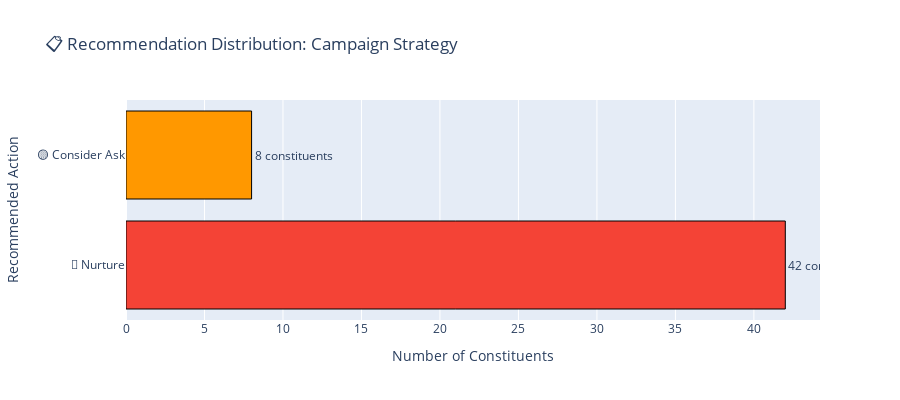

Notebook code for this chart:
### Markdown cell above
## 8. Actionable Recommendations Engine

### Code cell
# Generate recommendations for each constituent
recommendations_data = []

for idx, row in predictions.head(50).iterrows():
    churn_risk = row['churn_risk']
    upgrade_prob = row['upgrade_propensity']
    ltv = row['lifetime_value']
    
    # Decision logic
    if churn_risk > 0.7 and ltv > 100:
        action = '🔴 Save First'
        priority = 'CRITICAL'
    elif churn_risk > 0.6 and ltv > 50:
        action = '🟠 Careful Ask'
        priority = 'HIGH'
    elif upgrade_prob > 0.7:
        action = '🟢 Prime Target'
        priority = 'HIGH'
    elif upgrade_prob > 0.5:
        action = '🟡 Consider Ask'
        priority = 'MEDIUM'
    else:
        action = '💙 Nurture'
        priority = 'LOW'
    
    recommendations_data.append({
        'ID': row['constituent_id'],
        'Churn Risk': f"{churn_risk:.1%}",
        'Upgrade Prob': f"{upgrade_prob:.1%}",
        'LTV': f"${ltv:,.0f}",
        'Recommended Action': action,
        'Priority': priority
    })

recommendations_df = pd.DataFrame(recommendations_data)

# Display summary
print("\n" + "="*100)
print("ACTIONABLE RECOMMENDATIONS SAMPLE")
print("="*100)
print(recommendations_df.to_string(index=False))

# Create action distribution
action_counts = recommendations_df['Recommended Action'].value_counts()

fig = go.Figure([
    go.Bar(
        y=action_counts.index,
        x=action_counts.values,
        orientation='h',
        marker=dict(
            color=['#F44336', '#FF9800', '#4CAF50', '#FFC107', '#2196F3'],
            line=dict(color='black', width=1)
        ),
        text=[f'{v} constituents' for v in action_counts.values],
        textposition='outside',
        hovertemplate='<b>%{y}</b><br>Count: %{x}<extra></extra>'
    )
])

fig.update_layout(
    title='📋 Recommendation Distribution: Campaign Strategy',
    xaxis_title='Number of Constituents',
    yaxis_title='Recommended Action',
    height=400,
    showlegend=False
)

fig.show()

print("\n" + "="*100)
print("INTERPRETATION:")
print("="*100)
print("🔴 SAVE FIRST    - High-value constituents at critical churn risk")
print("                  → Action: Personalized retention call within 48 hours")
print("\n🟠 CAREFUL ASK   - Medium-risk, upgrade candidates")
print("                  → Action: Segment-specific retention + upgrade offer")
print("\n🟢 PRIME TARGET  - High upgrade propensity")
print("                  → Action: Premium upgrade path, special pricing")
print("\n🟡 CONSIDER ASK  - Moderate upgrade interest")
print("                  → Action: Email drip campaign, demonstrate value")
print("\n💙 NURTURE       - Low risk, low upgrade interest")
print("                  → Action: Content-based engagement, maintain relationship")

### Figure 1 — Plotly figure (JSON) as saved in the notebook; plotly's stock layout.template omitted (floating-point values rounded to 4 significant figures)
{"data": [{"hovertemplate": "<b>%{y}</b><br>Count: %{x}<extra></extra>", "marker": {"color": ["#F44336", "#FF9800", "#4CAF50", "#FFC107", "#2196F3"], "line": {"color": "black", "width": 1}}, "orientation": "h", "text": ["42 constituents", "8 constituents"], "textposition": "outside", "type": "bar", "x": [42, 8], "y": ["💙 Nurture", "🟡 Consider Ask"]}], "layout": {"height": 400, "showlegend": false, "title": {"text": "📋 Recommendation Distribution: Campaign Strategy"}, "xaxis": {"title": {"text": "Number of Constituents"}}, "yaxis": {"title": {"text": "Recommended Action"}}}}
